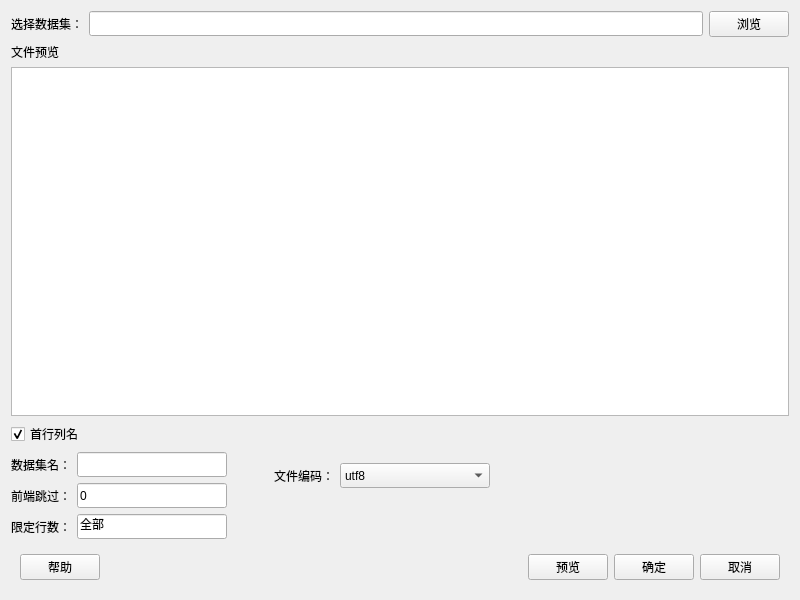
<?xml version="1.0" encoding="UTF-8"?>
<ui version="4.0">
 <class>Form</class>
 <widget class="QWidget" name="Form">
  <property name="geometry">
   <rect>
    <x>0</x>
    <y>0</y>
    <width>800</width>
    <height>600</height>
   </rect>
  </property>
  <property name="minimumSize">
   <size>
    <width>800</width>
    <height>600</height>
   </size>
  </property>
  <property name="maximumSize">
   <size>
    <width>16777215</width>
    <height>16777215</height>
   </size>
  </property>
  <property name="windowTitle">
   <string>导入SPSS数据</string>
  </property>
  <property name="windowIcon">
   <iconset>
    <normaloff>:/color/theme/default/icons/spss.svg</normaloff>:/color/theme/default/icons/spss.svg</iconset>
  </property>
  <layout class="QVBoxLayout" name="verticalLayout_3">
   <item>
    <layout class="QHBoxLayout" name="horizontalLayout">
     <item>
      <widget class="QLabel" name="label_8">
       <property name="minimumSize">
        <size>
         <width>0</width>
         <height>25</height>
        </size>
       </property>
       <property name="text">
        <string>选择数据集：</string>
       </property>
      </widget>
     </item>
     <item>
      <widget class="QLineEdit" name="lineEdit_filePath">
       <property name="minimumSize">
        <size>
         <width>0</width>
         <height>25</height>
        </size>
       </property>
      </widget>
     </item>
     <item>
      <widget class="QPushButton" name="pushButton_choosefile">
       <property name="minimumSize">
        <size>
         <width>0</width>
         <height>25</height>
        </size>
       </property>
       <property name="text">
        <string>浏览</string>
       </property>
      </widget>
     </item>
    </layout>
   </item>
   <item>
    <widget class="QLabel" name="label">
     <property name="text">
      <string>文件预览</string>
     </property>
    </widget>
   </item>
   <item>
    <widget class="QTableWidget" name="tableWidget_previewData"/>
   </item>
   <item>
    <widget class="QCheckBox" name="checkBox_ifColumns">
     <property name="text">
      <string>首行列名</string>
     </property>
     <property name="checkable">
      <bool>true</bool>
     </property>
     <property name="checked">
      <bool>true</bool>
     </property>
    </widget>
   </item>
   <item>
    <layout class="QHBoxLayout" name="horizontalLayout_9">
     <item>
      <layout class="QVBoxLayout" name="verticalLayout">
       <item>
        <layout class="QHBoxLayout" name="horizontalLayout_2">
         <item>
          <widget class="QLabel" name="label_6">
           <property name="minimumSize">
            <size>
             <width>0</width>
             <height>25</height>
            </size>
           </property>
           <property name="text">
            <string>数据集名：</string>
           </property>
          </widget>
         </item>
         <item>
          <widget class="QLineEdit" name="lineEdit_datasetName">
           <property name="minimumSize">
            <size>
             <width>150</width>
             <height>25</height>
            </size>
           </property>
           <property name="maximumSize">
            <size>
             <width>150</width>
             <height>16777215</height>
            </size>
           </property>
           <property name="text">
            <string/>
           </property>
          </widget>
         </item>
         <item>
          <spacer name="horizontalSpacer_7">
           <property name="orientation">
            <enum>Qt::Horizontal</enum>
           </property>
           <property name="sizeHint" stdset="0">
            <size>
             <width>40</width>
             <height>20</height>
            </size>
           </property>
          </spacer>
         </item>
        </layout>
       </item>
       <item>
        <layout class="QHBoxLayout" name="horizontalLayout_3">
         <item>
          <widget class="QLabel" name="label_3">
           <property name="minimumSize">
            <size>
             <width>0</width>
             <height>25</height>
            </size>
           </property>
           <property name="text">
            <string>前端跳过：</string>
           </property>
          </widget>
         </item>
         <item>
          <widget class="QLineEdit" name="lineEdit_passHead">
           <property name="minimumSize">
            <size>
             <width>150</width>
             <height>25</height>
            </size>
           </property>
           <property name="maximumSize">
            <size>
             <width>150</width>
             <height>16777215</height>
            </size>
           </property>
           <property name="text">
            <string>0</string>
           </property>
          </widget>
         </item>
         <item>
          <spacer name="horizontalSpacer_8">
           <property name="orientation">
            <enum>Qt::Horizontal</enum>
           </property>
           <property name="sizeHint" stdset="0">
            <size>
             <width>40</width>
             <height>20</height>
            </size>
           </property>
          </spacer>
         </item>
        </layout>
       </item>
       <item>
        <layout class="QHBoxLayout" name="horizontalLayout_4">
         <item>
          <widget class="QLabel" name="label_4">
           <property name="minimumSize">
            <size>
             <width>0</width>
             <height>25</height>
            </size>
           </property>
           <property name="text">
            <string>限定行数：</string>
           </property>
          </widget>
         </item>
         <item>
          <widget class="QLineEdit" name="lineEdit_limitRow">
           <property name="minimumSize">
            <size>
             <width>150</width>
             <height>25</height>
            </size>
           </property>
           <property name="maximumSize">
            <size>
             <width>150</width>
             <height>16777215</height>
            </size>
           </property>
           <property name="text">
            <string>全部</string>
           </property>
          </widget>
         </item>
         <item>
          <spacer name="horizontalSpacer_9">
           <property name="orientation">
            <enum>Qt::Horizontal</enum>
           </property>
           <property name="sizeHint" stdset="0">
            <size>
             <width>40</width>
             <height>20</height>
            </size>
           </property>
          </spacer>
         </item>
        </layout>
       </item>
      </layout>
     </item>
     <item>
      <layout class="QVBoxLayout" name="verticalLayout_2">
       <item>
        <layout class="QHBoxLayout" name="horizontalLayout_5">
         <item>
          <widget class="QLabel" name="label_5">
           <property name="minimumSize">
            <size>
             <width>0</width>
             <height>25</height>
            </size>
           </property>
           <property name="text">
            <string>文件编码：</string>
           </property>
          </widget>
         </item>
         <item>
          <widget class="QComboBox" name="comboBox_encode">
           <property name="minimumSize">
            <size>
             <width>150</width>
             <height>25</height>
            </size>
           </property>
           <property name="maximumSize">
            <size>
             <width>100</width>
             <height>16777215</height>
            </size>
           </property>
           <item>
            <property name="text">
             <string>utf8</string>
            </property>
           </item>
           <item>
            <property name="text">
             <string>gb2312</string>
            </property>
           </item>
           <item>
            <property name="text">
             <string>gbk</string>
            </property>
           </item>
           <item>
            <property name="text">
             <string>ascii</string>
            </property>
           </item>
          </widget>
         </item>
         <item>
          <spacer name="horizontalSpacer_3">
           <property name="orientation">
            <enum>Qt::Horizontal</enum>
           </property>
           <property name="sizeHint" stdset="0">
            <size>
             <width>40</width>
             <height>20</height>
            </size>
           </property>
          </spacer>
         </item>
        </layout>
       </item>
       <item>
        <layout class="QHBoxLayout" name="horizontalLayout_6">
         <item>
          <spacer name="horizontalSpacer_4">
           <property name="orientation">
            <enum>Qt::Horizontal</enum>
           </property>
           <property name="sizeHint" stdset="0">
            <size>
             <width>40</width>
             <height>20</height>
            </size>
           </property>
          </spacer>
         </item>
        </layout>
       </item>
       <item>
        <layout class="QHBoxLayout" name="horizontalLayout_7">
         <item>
          <spacer name="horizontalSpacer_5">
           <property name="orientation">
            <enum>Qt::Horizontal</enum>
           </property>
           <property name="sizeHint" stdset="0">
            <size>
             <width>40</width>
             <height>20</height>
            </size>
           </property>
          </spacer>
         </item>
        </layout>
       </item>
      </layout>
     </item>
     <item>
      <spacer name="horizontalSpacer">
       <property name="orientation">
        <enum>Qt::Horizontal</enum>
       </property>
       <property name="sizeHint" stdset="0">
        <size>
         <width>40</width>
         <height>20</height>
        </size>
       </property>
      </spacer>
     </item>
    </layout>
   </item>
   <item>
    <widget class="QWidget" name="widget" native="true">
     <property name="minimumSize">
      <size>
       <width>50</width>
       <height>0</height>
      </size>
     </property>
     <property name="maximumSize">
      <size>
       <width>16777215</width>
       <height>16777215</height>
      </size>
     </property>
     <layout class="QHBoxLayout" name="horizontalLayout_10">
      <item>
       <layout class="QHBoxLayout" name="horizontalLayout_8">
        <item>
         <widget class="QPushButton" name="pushButton_ok_2">
          <property name="minimumSize">
           <size>
            <width>0</width>
            <height>25</height>
           </size>
          </property>
          <property name="text">
           <string>帮助</string>
          </property>
         </widget>
        </item>
        <item>
         <spacer name="horizontalSpacer_2">
          <property name="orientation">
           <enum>Qt::Horizontal</enum>
          </property>
          <property name="sizeHint" stdset="0">
           <size>
            <width>40</width>
            <height>20</height>
           </size>
          </property>
         </spacer>
        </item>
        <item>
         <widget class="QPushButton" name="pushButton_preview">
          <property name="minimumSize">
           <size>
            <width>0</width>
            <height>25</height>
           </size>
          </property>
          <property name="text">
           <string>预览</string>
          </property>
         </widget>
        </item>
        <item>
         <widget class="QPushButton" name="pushButton_ok">
          <property name="minimumSize">
           <size>
            <width>0</width>
            <height>25</height>
           </size>
          </property>
          <property name="text">
           <string>确定</string>
          </property>
         </widget>
        </item>
        <item>
         <widget class="QPushButton" name="pushButton_cancel">
          <property name="minimumSize">
           <size>
            <width>0</width>
            <height>25</height>
           </size>
          </property>
          <property name="text">
           <string>取消</string>
          </property>
         </widget>
        </item>
       </layout>
      </item>
     </layout>
    </widget>
   </item>
  </layout>
 </widget>
 <resources>
  <include location="../pyqtsource.qrc"/>
 </resources>
 <connections/>
</ui>
